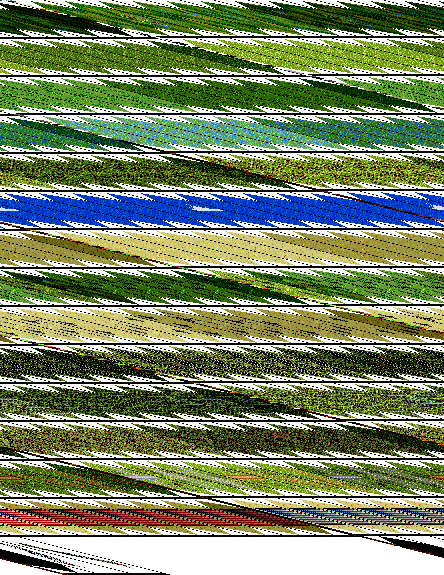
#> input picture extracted_images/PICT_128.png, 444 x 575 px, found by its file name
$ python extract_hex_tiles.py
#> lines starting #> are read from the running program, lines starting #| are printed output that depends on the picture
#!/usr/bin/env python3
"""
Extract individual hex tiles from PICT_128.png sprite sheet
Analyzes the sprite sheet to detect and extract individual hex tiles
"""

import sys
import json
from pathlib import Path
from PIL import Image
import numpy as np


class HexTileExtractor:
    def __init__(self, sprite_sheet_path):
        self.sprite_sheet_path = Path(sprite_sheet_path)
        self.img = None
        self.width = 0
        self.height = 0
        self.tiles = []

    def load_image(self):
        """Load the sprite sheet"""
        if not self.sprite_sheet_path.exists():
            print(f"Error: Image not found: {self.sprite_sheet_path}")
            return False

        self.img = Image.open(self.sprite_sheet_path)
        self.width, self.height = self.img.size

        print(f"Loaded sprite sheet: {self.width} x {self.height}")
        print(f"Image mode: {self.img.mode}")

        return True

    def analyze_grid(self, tile_width=34, tile_height=39):
        """Analyze the sprite sheet to detect hex tile grid"""
        # Calculate how many tiles can fit
        cols = self.width // tile_width
        rows = self.height // tile_height

        print(f"\nGrid analysis (tile size {tile_width}x{tile_height}):")
        print(f"  Columns: {cols}")
        print(f"  Rows: {rows}")
        print(f"  Total tiles: {cols * rows}")

        # Check coverage
        coverage_w = cols * tile_width
        coverage_h = rows * tile_height
        print(f"  Coverage: {coverage_w}x{coverage_h} ({coverage_w/self.width*100:.1f}% x {coverage_h/self.height*100:.1f}%)")

        return cols, rows

    def detect_empty_tile(self, tile_img):
        """Detect if a tile is empty (all one color or mostly transparent)"""
        # Convert to numpy for easy analysis
        arr = np.array(tile_img)

        # Check if all pixels are the same
        if arr.min() == arr.max():
            return True

        # Check if the tile is mostly one color (>95%)
        unique, counts = np.unique(arr, return_counts=True)
        if len(unique) > 0:
            max_color_ratio = counts.max() / arr.size
            if max_color_ratio > 0.95:
                return True

        return False

    def extract_tiles(self, tile_width=34, tile_height=39, output_dir='hex_tiles'):
        """Extract individual hex tiles from the sprite sheet"""
        output_path = Path(output_dir)
        output_path.mkdir(exist_ok=True)

        cols, rows = self.analyze_grid(tile_width, tile_height)

        print(f"\nExtracting tiles to {output_path}...")

        tile_num = 0
        extracted = 0
        empty = 0

        tile_info = []

        for row in range(rows):
            for col in range(cols):
                # Calculate tile position
                x = col * tile_width
                y = row * tile_height

                # Extract tile
                tile = self.img.crop((x, y, x + tile_width, y + tile_height))

                # Check if tile is empty
                is_empty = self.detect_empty_tile(tile)

                # Save tile
                tile_filename = f"hex_tile_{tile_num:03d}.png"
                tile_path = output_path / tile_filename

                tile.save(tile_path)

                # Record info
                tile_info.append({
                    'id': tile_num,
                    'filename': tile_filename,
                    'position': {'row': row, 'col': col},
                    'bounds': {'x': x, 'y': y, 'width': tile_width, 'height': tile_height},
                    'empty': is_empty
                })

                if is_empty:
                    empty += 1
                else:
                    extracted += 1

                if tile_num < 10 or (tile_num % 50 == 0):
                    status = "empty" if is_empty else "OK"
                    print(f"  Tile {tile_num:3d} (row {row:2d}, col {col:2d}): {status}")

                tile_num += 1

        # Save manifest
        manifest_path = output_path / 'tiles_manifest.json'
        with open(manifest_path, 'w') as f:
            json.dump({
                'source_image': str(self.sprite_sheet_path),
                'tile_size': {'width': tile_width, 'height': tile_height},
                'grid': {'columns': cols, 'rows': rows},
                'total_tiles': tile_num,
                'non_empty_tiles': extracted,
                'empty_tiles': empty,
                'tiles': tile_info
            }, f, indent=2)

        print(f"\nExtraction complete:")
        print(f"  Total tiles: {tile_num}")
        print(f"  Non-empty tiles: {extracted}")
        print(f"  Empty tiles: {empty}")
        print(f"  Manifest saved to: {manifest_path}")

        return tile_num, extracted

    def analyze_patterns(self, output_dir='hex_tiles'):
        """Analyze patterns in the extracted tiles"""
        output_path = Path(output_dir)
        manifest_path = output_path / 'tiles_manifest.json'

        if not manifest_path.exists():
            print("Error: Manifest not found. Run extract_tiles first.")
            return

        with open(manifest_path, 'r') as f:
            manifest = json.load(f)

        print("\n" + "=" * 80)
        print("TILE PATTERN ANALYSIS")
        print("=" * 80)

        # Analyze non-empty tile distribution
        non_empty = [t for t in manifest['tiles'] if not t['empty']]
        print(f"\nNon-empty tiles: {len(non_empty)}")

        # Find bounds of non-empty tiles
        if non_empty:
            min_row = min(t['position']['row'] for t in non_empty)
            max_row = max(t['position']['row'] for t in non_empty)
            min_col = min(t['position']['col'] for t in non_empty)
            max_col = max(t['position']['col'] for t in non_empty)

            print(f"Tile bounds:")
            print(f"  Rows: {min_row} to {max_row} ({max_row - min_row + 1} rows)")
            print(f"  Cols: {min_col} to {max_col} ({max_col - min_col + 1} cols)")

        # Try to identify patterns
        # Show first few non-empty tiles
        print(f"\nFirst 20 non-empty tiles:")
        for i, tile in enumerate(non_empty[:20]):
            print(f"  Tile {tile['id']:3d} at row {tile['position']['row']:2d}, col {tile['position']['col']:2d}")

        # Create a visual grid map
        print(f"\nGrid map (X=non-empty, .=empty):")
        grid = manifest['grid']
        for row in range(grid['rows']):
            line = ""
            for col in range(grid['columns']):
                tile_id = row * grid['columns'] + col
                if tile_id < len(manifest['tiles']):
                    tile = manifest['tiles'][tile_id]
                    line += "." if tile['empty'] else "X"
                else:
                    line += " "
            print(f"  Row {row:2d}: {line}")

    def create_reference_sheet(self, output_dir='hex_tiles', max_tiles_per_sheet=100):
        """Create a reference sheet showing all tiles with labels"""
        output_path = Path(output_dir)
        manifest_path = output_path / 'tiles_manifest.json'

        if not manifest_path.exists():
            print("Error: Manifest not found. Run extract_tiles first.")
            return

        with open(manifest_path, 'r') as f:
            manifest = json.load(f)

        # Get non-empty tiles
        non_empty = [t for t in manifest['tiles'] if not t['empty']]

        if not non_empty:
            print("No non-empty tiles to create reference sheet")
            return

        print(f"\nCreating reference sheet for {len(non_empty)} tiles...")

        # Load first tile to get dimensions
        first_tile = Image.open(output_path / non_empty[0]['filename'])
        tile_w, tile_h = first_tile.size

        # Calculate layout (10 tiles per row)
        tiles_per_row = 10
        num_rows = (len(non_empty) + tiles_per_row - 1) // tiles_per_row

        # Create reference sheet
        # Add space for tile numbers below each tile
        spacing = 5
        number_space = 15

        sheet_width = tiles_per_row * (tile_w + spacing) + spacing
        sheet_height = num_rows * (tile_h + number_space + spacing) + spacing

        ref_sheet = Image.new('RGB', (sheet_width, sheet_height), 'white')

        from PIL import ImageDraw, ImageFont

        draw = ImageDraw.Draw(ref_sheet)

        # Try to load a font, fall back to default if not available
        try:
            font = ImageFont.truetype("/usr/share/fonts/truetype/dejavu/DejaVuSans.ttf", 10)
        except:
            font = ImageFont.load_default()

        for idx, tile_info in enumerate(non_empty[:max_tiles_per_sheet]):
            row = idx // tiles_per_row
            col = idx % tiles_per_row

            x = spacing + col * (tile_w + spacing)
            y = spacing + row * (tile_h + number_space + spacing)

            # Load and paste tile
            tile_img = Image.open(output_path / tile_info['filename'])
            # Convert palette mode to RGB for pasting
            if tile_img.mode == 'P':
                tile_img = tile_img.convert('RGB')
            ref_sheet.paste(tile_img, (x, y))

            # Draw tile number
            text = str(tile_info['id'])
            # Get text size for centering
            bbox = draw.textbbox((0, 0), text, font=font)
            text_w = bbox[2] - bbox[0]
            text_x = x + (tile_w - text_w) // 2
            text_y = y + tile_h + 2

            draw.text((text_x, text_y), text, fill='black', font=font)

        # Save reference sheet
        ref_path = output_path / 'reference_sheet.png'
        ref_sheet.save(ref_path)

        print(f"Reference sheet saved to: {ref_path}")
        print(f"Showing {min(len(non_empty), max_tiles_per_sheet)} tiles")


def main():
    sprite_sheet = '/home/user/atomic_ed/extracted_images/PICT_128.png'
    output_dir = '/home/user/atomic_ed/extracted_images/hex_tiles'

    # Parse command line arguments
    if len(sys.argv) > 1:
        sprite_sheet = sys.argv[1]
    if len(sys.argv) > 2:
        output_dir = sys.argv[2]

    print("=" * 80)
    print("Hex Tile Extractor")
    print("=" * 80)
    print()

    extractor = HexTileExtractor(sprite_sheet)

    if not extractor.load_image():
#> in load_image, self.img is the input picture: PIL image 444x575 P; mean R, G, B 121.6, 136.1, 99.9
#| Loaded sprite sheet: 444 x 575
#| Image mode: P
        return 1

    # Extract tiles (using approximate dimensions from analysis)
    # You mentioned ~34x39 pixels per tile
    tile_count, non_empty = extractor.extract_tiles(
        tile_width=34,
        tile_height=38,  # Try 38 instead of 39 for better fit
        output_dir=output_dir
    )
#|   Columns: 13
#|   Rows: 15
#|   Total tiles: 195
#|   Coverage: 442x570 (99.5% x 99.1%)
#> the loop in extract_tiles, `for row in range(rows):` made 15 passes
#> pass 1, in extract_tiles, `tile.save(tile_path)`:
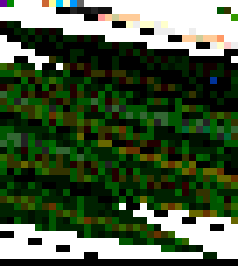
#> saved as hex_tile_000.png: PIL image 34x38 P (shown 7 times larger); mean R, G, B 72, 91.5, 62.4
#> pass 1, in extract_tiles, `tile.save(tile_path)`:
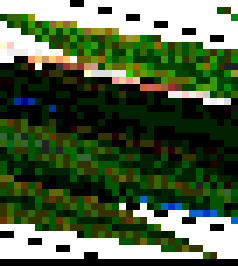
#> saved as hex_tile_001.png: PIL image 34x38 P (shown 7 times larger); mean R, G, B 78.7, 99.6, 65.2
#> pass 1, in extract_tiles, `tile.save(tile_path)`:
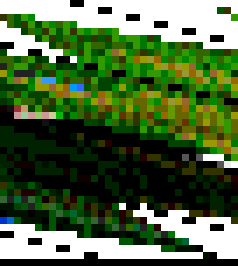
#> saved as hex_tile_002.png: PIL image 34x38 P (shown 7 times larger); mean R, G, B 79.7, 105, 61.7
#> pass 1, in extract_tiles, `tile.save(tile_path)`:
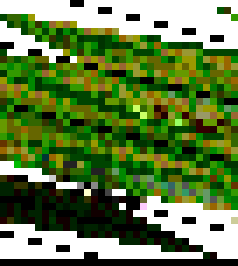
#> saved as hex_tile_003.png: PIL image 34x38 P (shown 7 times larger); mean R, G, B 99.1, 126.2, 68.4
#> after the loop in extract_tiles, `for row in range(rows):`:
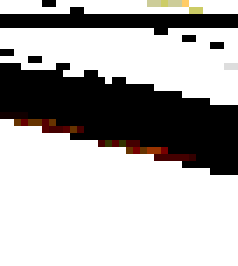
#> tile: PIL image 34x38 P (shown 7 times larger); mean R, G, B 176.8, 175.1, 174.2
#> after the loop in extract_tiles, `for row in range(rows):`: empty = 0; extracted = 195; tile_info = 195 items; tile_num = 195
#|   Total tiles: 195
#|   Non-empty tiles: 195
#|   Empty tiles: 0
#> tile_count = 195; non_empty = 195

    # Analyze patterns
    extractor.analyze_patterns(output_dir=output_dir)

    # Create reference sheet
    extractor.create_reference_sheet(output_dir=output_dir, max_tiles_per_sheet=195)
#> in create_reference_sheet, `ref_sheet = Image.new('RGB', (sheet_width, sheet_height), 'white')`: ref_sheet: PIL image 395x1165 RGB; every value is 255
#> in create_reference_sheet, `ref_sheet.paste(tile_img, (x, y))`:
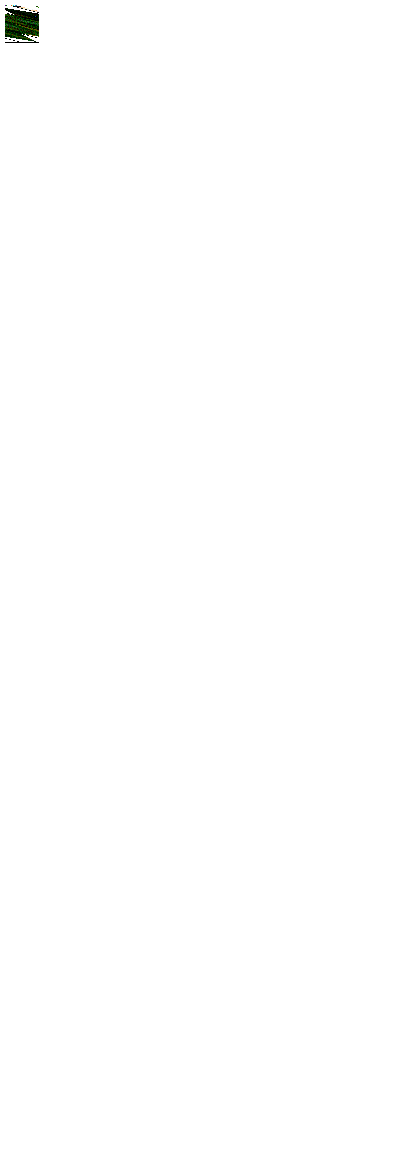
#> ref_sheet: PIL image 395x1165 RGB; mean R, G, B 254.5, 254.5, 254.5
#> in create_reference_sheet, `bbox = draw.textbbox((0, 0), text, font=font)`: bbox = (0, 3, 6, 10)
#> in create_reference_sheet, `text_w = bbox[2] - bbox[0]`: text_w = 6
#> in create_reference_sheet, `text_x = x + (tile_w - text_w) // 2`: text_x = 19
#> in create_reference_sheet, `ref_sheet.save(ref_path)`:
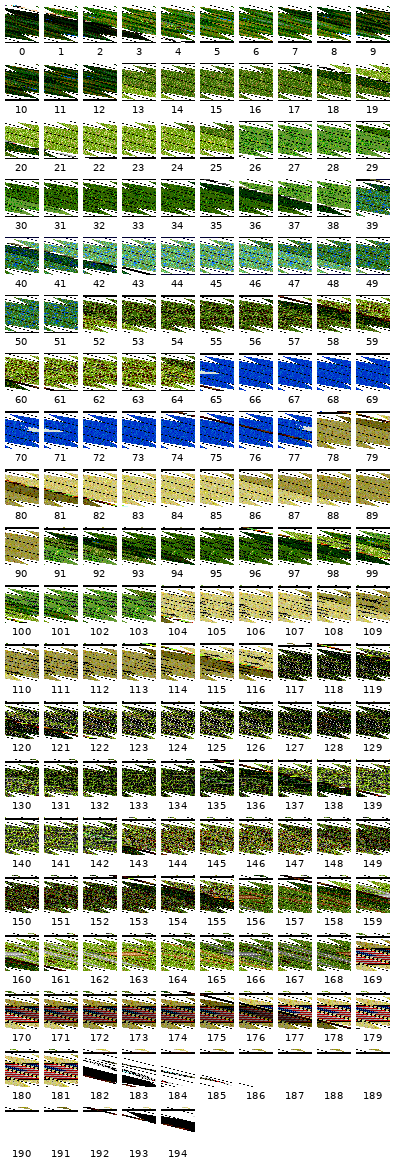
#> saved as reference_sheet.png: PIL image 395x1165 RGB; mean R, G, B 177.7, 185.8, 165.7
#| Reference sheet saved to: /home/user/atomic_ed/extracted_images/hex_tiles/reference_sheet.png

    print("\n" + "=" * 80)
    print("Extraction complete!")
    print("=" * 80)

    return 0


if __name__ == '__main__':
    sys.exit(main())
#> (the program exits here)
